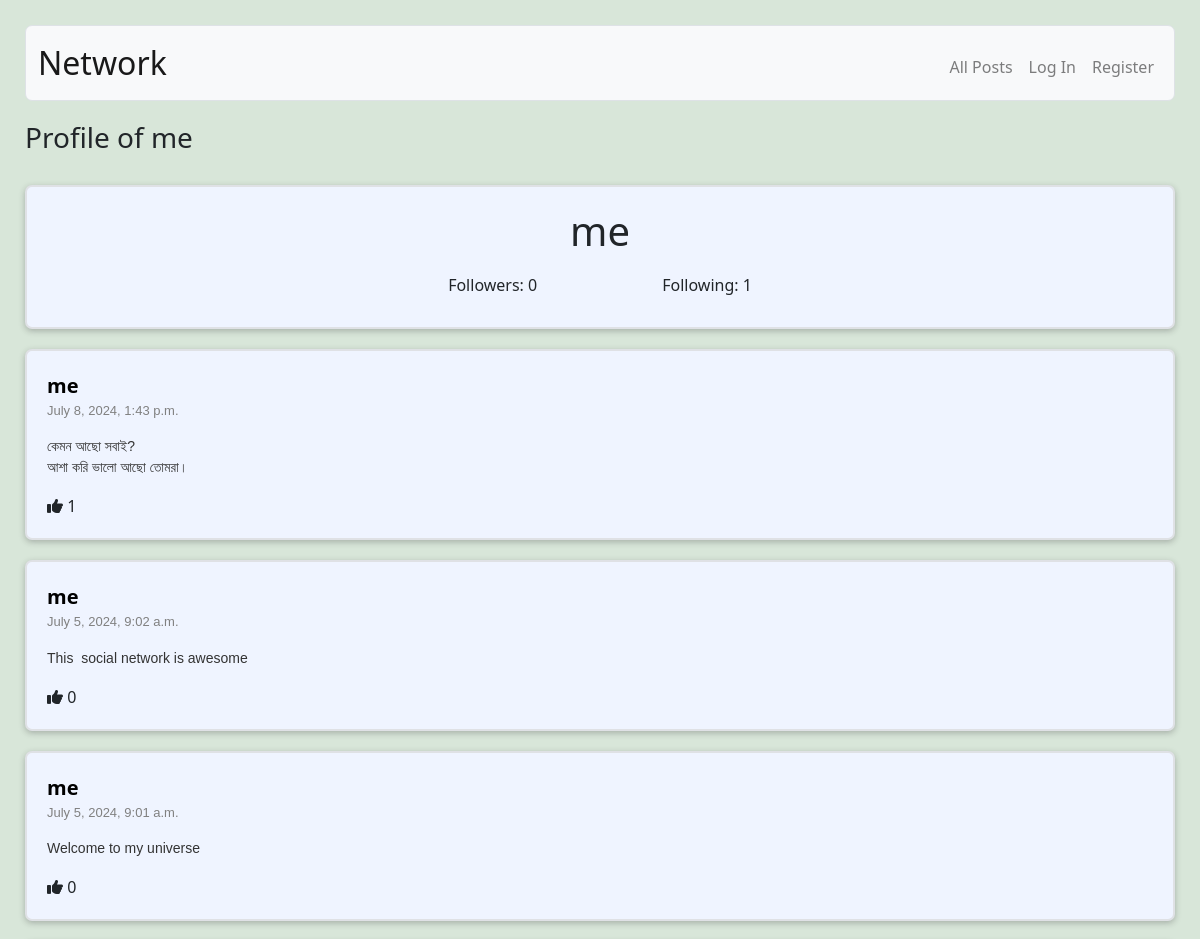
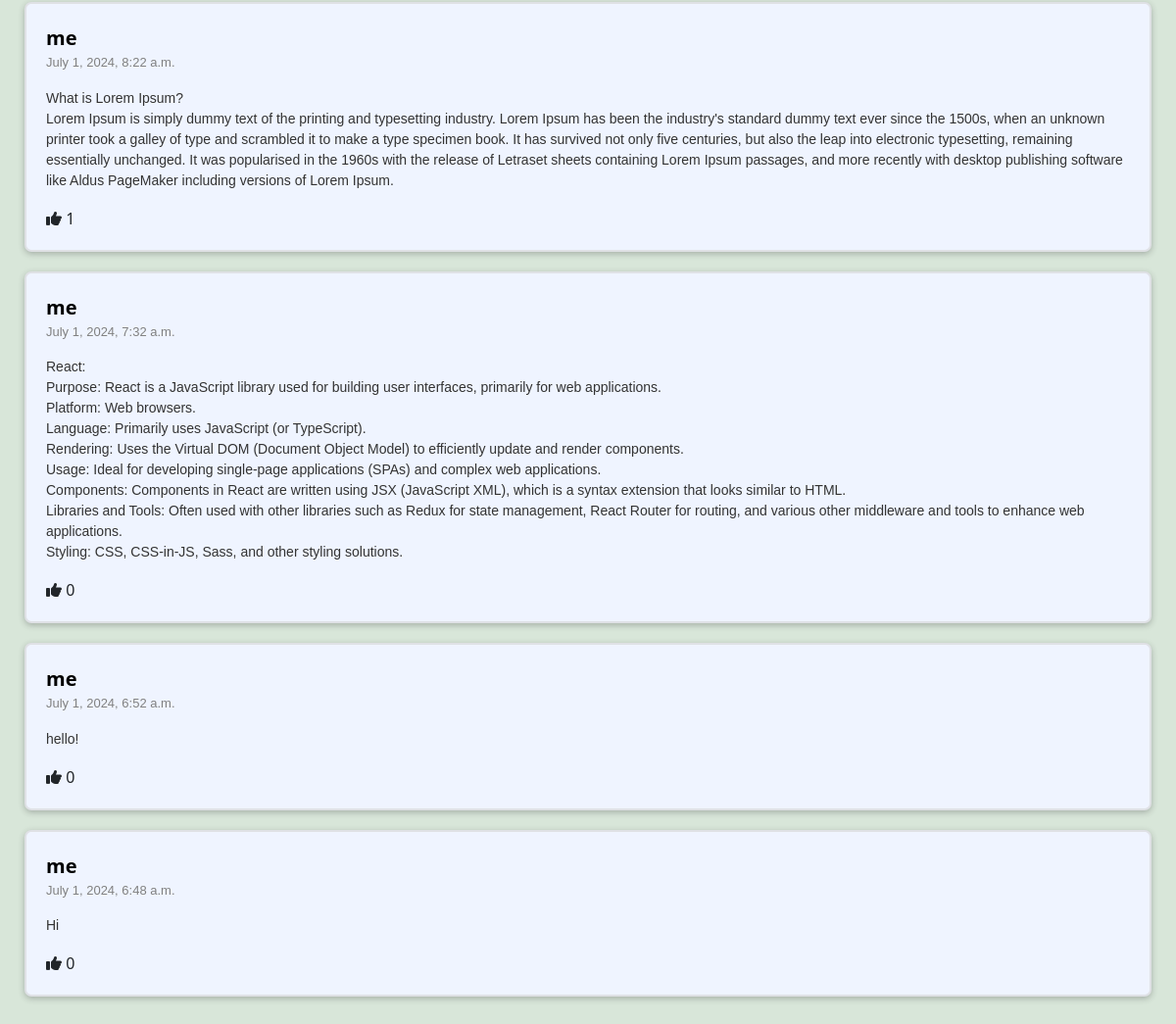
The app's page /profile/1 with its own data (2 pictures, top to bottom).
### network/models.py (models this page shows)
class User(AbstractUser):
    pass

class Posts(models.Model):
    poster = models.ForeignKey(User, on_delete=models.CASCADE,
                               blank=True, null=True, related_name="user")
    post = models.TextField(blank=True)
    timestamp = models.DateTimeField(auto_now_add=True)
    def __str__(self):
        return f"{self.post}"

### network/views.py (the view)
# urls.py: path("profile/<int:id>", views.profile, name="profile"),
@csrf_exempt
def profile(request, id):
    pstr = User.objects.get(pk=id)
    posts = Posts.objects.filter(poster=pstr)
    psts = posts.order_by("-timestamp").all()
    paginator = Paginator(psts, 10)
    page_num = request.GET.get('page')
    pstPage = paginator.get_page(page_num)
    isFlwing = False
    liked_posts = []
    if request.user.is_authenticated:
        liked_posts = Like.objects.filter(
            liker=request.user).values_list('liked_post_id', flat=True)
    for post in pstPage:
        post.like_count = Like.objects.filter(liked_post=post).count()
    if request.method == "PUT":
        data = json.loads(request.body)
        if data.get("follow") is not None:
            if data["follow"]:
                if not Follow.objects.filter(usr=request.user, follower=pstr).exists():
                    f = Follow(usr=request.user, follower=pstr)
                    f.save()
                    isFlwing = True
            else:
                if Follow.objects.filter(usr=request.user, follower=pstr).exists():
                    d = Follow.objects.get(usr=request.user, follower=pstr)
                    d.delete()
                    isFlwing = False
            following = Follow.objects.filter(usr=pstr)
            follower = Follow.objects.filter(follower=pstr)
            return JsonResponse({
                'success': True,
                'following': following.count(),
                'follower': follower.count(),
                'isFollowing': isFlwing
            }, status=200)
    else:
        if request.user.is_authenticated:
            if Follow.objects.filter(usr=request.user, follower=pstr).exists():
                isFlwing = True
            else:
                isFlwing = False
        following = Follow.objects.filter(usr=pstr)
        follower = Follow.objects.filter(follower=pstr)
        return render(request, "network/index.html", {
            "posts": psts,
            "title": f"Profile of {pstr.username}",
            "paginPost": pstPage,
            "pro": pstr,
            "following": following,
            "follower": follower,
            "isFollowing": isFlwing,
            "liked": liked_posts
        })

### network/templates/network/index.html (shortened to what this page needs)
{% extends "network/layout.html" %}
{% load static %}
{% block body %}
    <h3>{{ title }}</h3>
    {% if pro %}
        <div class="post">
            <div class="lcd">
                <h1>{{ pro.username }}</h1>
            </div>
            <div class="lcd">
                <span class="fl" id="follower">Followers: {{ follower.count }}</span>
                <span class="fl" id="following">Following: {{ following.count }}</span>
            </div>
        </div>
    {% endif %}
    {% for post in paginPost %}
        <div class="post" id="post-{{ post.id }}">
            <div class="text">
                <strong><a href="{% url 'profile' post.poster.id %}">{{ post.poster }}</a></strong><br>
                <p>{{ post.timestamp }}</p>
            </div>
            <div class="text" id="pst-{{ post.id }}">
        <pre class="custom" id="pstpre-{{ post.id }}">{{ post }}</pre>
            </div>
            <div class="text" id="lkd-{{ post.id }}"><i class="fas fa-thumbs-up"></i> {{ post.like_count }}</div>
        </div>
    {% empty %}
        <div class="empty">No posts yet.</div>
    {% endfor %}
{% endblock %}

### network/static/network/styles.css (style rules this page uses)
body { margin: 20px; padding: 5px; background-color: #d8e6d9; }
strong { font-size: 20px; }
p { color: gray; font-size: 13px; font-family: arial; }
.lcd { display: flex; flex-direction: row; align-items: center; gap: 25px; justify-content: center; }
a { color: black; text-decoration: none; }
pre.custom { font-family: arial; color: #333; white-space: pre-wrap; }
.post { padding: 20px; border: 2px solid #dfe1e5; border-radius: 7px; box-shadow: 0 2px 6px rgba(32, 33, 36, .28); background-color: #eff4ff; display: flex; flex-direction: column; height: auto; width: 100%; margin: 20px 0; }
.fl { padding: 10px 0; margin: 0 50px; text-align: center; }
h3 { margin: 10px 0 10px 0; padding: 10px 0 10px 0; }

### records on screen
User: username "me"
Posts: poster "me", timestamp "July 8, 2024, 1:43 p.m.", post "কেমন আছো সবাই? আশা করি ভালো আছো তোমরা।", like_count "1"
Posts: poster "me", timestamp "July 5, 2024, 9:02 a.m.", post "This social network is awesome", like_count "0"
Posts: poster "me", timestamp "July 5, 2024, 9:01 a.m.", post "Welcome to my universe", like_count "0"
Posts: poster "me", timestamp "July 1, 2024, 8:22 a.m.", post "What is Lorem Ipsum? Lorem Ipsum is simply dummy text of the printing and typesetting industry. Lorem Ipsum has been the industry's standard dummy text ever since the 1500s, when an unknown printer took a galley of type and scrambled it to make a type specimen book. It has survived not only five centuries, but also the leap into electronic typesetting, remaining essentially unchanged. It was popularised in the 1960s with the release of Letraset sheets containing Lorem Ipsum passages, and more recently with desktop publishing software like Aldus PageMaker including versions of Lorem Ipsum.", like_count "1"
Posts: poster "me", timestamp "July 1, 2024, 7:32 a.m.", post "React: Purpose: React is a JavaScript library used for building user interfaces, primarily for web applications. Platform: Web browsers. Language: Primarily uses JavaScript (or TypeScript). Rendering: Uses the Virtual DOM (Document Object Model) to efficiently update and render components. Usage: Ideal for developing single-page applications (SPAs) and complex web applications. Components: Components in React are written using JSX (JavaScript XML), which is a syntax extension that looks similar to HTML. Libraries and Tools: Often used with other libraries such as Redux for state management, React Router for routing, and various other middleware and tools to enhance web applications.…", like_count "0"
Posts: poster "me", timestamp "July 1, 2024, 6:52 a.m.", post "hello!", like_count "0"
Posts: poster "me", timestamp "July 1, 2024, 6:48 a.m.", post "Hi", like_count "0"

### other values on screen
{{ title }} "Profile of me"
{{ follower.count }} "0"
{{ following.count }} "1"
